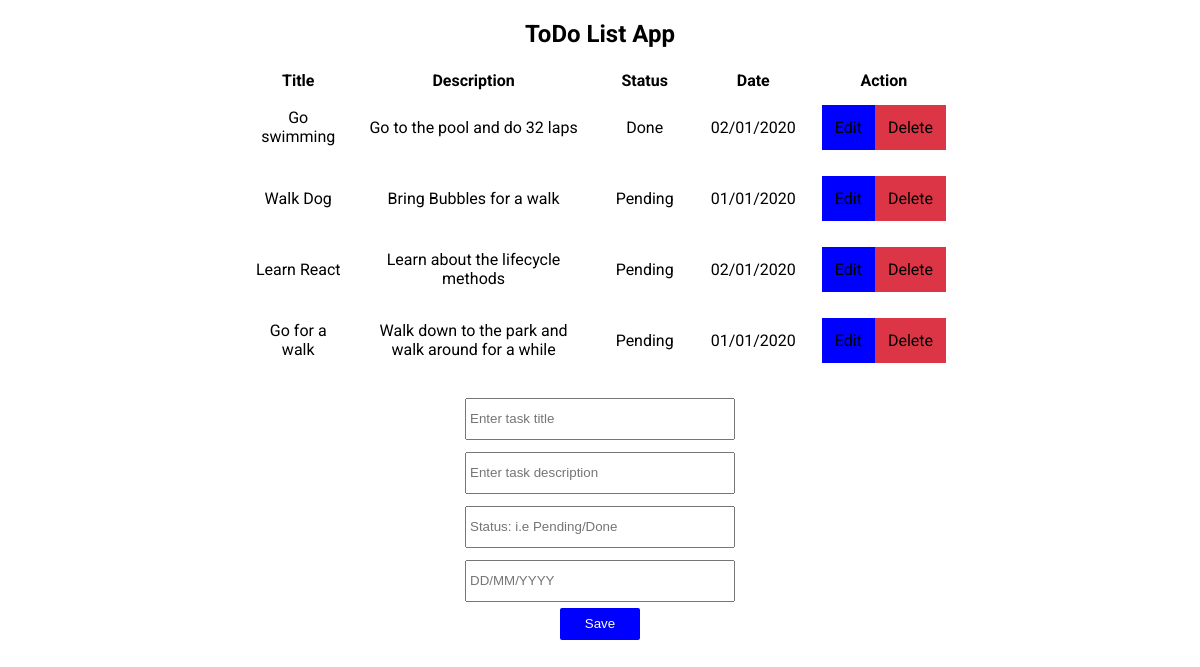
The page / on the database its author committed.
### tables this page shows
CREATE TABLE `todo_table` (
  `id` int(11) NOT NULL,
  `todo_title` varchar(120) NOT NULL,
  `todo_description` varchar(220) NOT NULL,
  `todo_status` varchar(60) NOT NULL,
  `todo_date` varchar(45) NOT NULL
);

### process.php (called while the page is built, shortened)
<?php
    $update = false;
    $title = '';
    $description = '';
    $status = '';
    $date = '';
?>

### index.php (the view, shortened to what this page needs)
<!DOCTYPE html>
<html lang="en">
<head>
</head>
<body>
    <?php require_once 'process.php'; ?>
    <div class="main-container">
        <h2>ToDo List App</h2>
    <?php
         $servername = 'localhost';
         $username = 'root';
         $password = '';
         $databasename = 'mydatabase';
         $connection = mysqli_connect($servername, $username, $password, $databasename);
         $sql = "SELECT * FROM todo_table";
         $result = mysqli_query($connection, $sql);
    ?>
        <div>
            <table>
                <thead>
                    <tr>
                        <th>Title</th>
                        <th>Description</th>
                        <th>Status</th>
                        <th>Date</th>
                        <th colspan="2">Action</th>
                    </tr>
                </thead>
            <?php while ($row = $result->fetch_assoc()): ?>
            <tr>
                <td><?php echo $row['todo_title'] ?></td>
                <td><?php echo $row['todo_description'] ?></td>
                <td><?php echo $row['todo_status'] ?></td>
                <td><?php echo $row['todo_date'] ?></td>
                <td class="button-div">
                    <a href="index.php?edit=<?php echo $row['id'];?>" class="edit-button">Edit</a>
                    <a href="process.php?delete=<?php echo $row['id']; ?>" class="delete-button">Delete</a>
                </td>
            </tr>
            <?php endwhile;?>
            </table>
        </div>
        <div class="form-container">
            <form action="process.php" method="POST">
                <input type="text" placeholder="Enter task title" name="title" value="<?php echo $title; ?>"/><br />
                <input type="text" placeholder="Enter task description" name="description" value="<?php echo $description; ?>" /><br />
                <input type="text" placeholder="Status: i.e Pending/Done" name="status" value="<?php echo $status; ?>"/><br />
                <input type="text" placeholder="DD/MM/YYYY" name="date" value="<?php echo $date;  ?>" /><br />
                <?php
                    if($update==true):
                ?>
                <input type="submit" value="Update" name="update" class="small-button"/>
                <?php else: ?>
                <input type="submit" value="Save" name="submit" class="small-button"/>
                <?php endif; ?>
            </form>
        </div>
    </div>
</body>
</html>

### index.php (style rules this page uses)
body { font-family: 'Roboto', sans-serif; }
.main-container { width: 80vw; margin: 0 auto; text-align: center; }
table { margin: 15px auto; width: 60vw; text-align: center; }
table tr td { padding: 12px; min-width: 80px; }
.small-button { width: 80px; height: 32px; background-color: blue; color: #FFFFDD; border-radius: 2px; border: none; cursor: pointer }
a:link { text-decoration: none; color: black; }
.edit-button { background-color: blue; color: #FFFFDD; padding: 13px; }
.delete-button { background-color: #DC3545; padding: 13px; }
.button-div { display: flex; flex-direction: row; }
input[type="text"] { margin: 6px; width: 260px; height: 32px; padding: 3px }

### rows shown on the page
todo_table: todo_title "Go swimming", todo_description "Go to the pool and do 32 laps", todo_status "Done", todo_date "02/01/2020"
todo_table: todo_title "Walk Dog", todo_description "Bring Bubbles for a walk", todo_status "Pending", todo_date "01/01/2020"
todo_table: todo_title "Learn React", todo_description "Learn about the lifecycle methods", todo_status "Pending", todo_date "02/01/2020"
todo_table: todo_title "Go for a walk", todo_description "Walk down to the park and walk around for a while", todo_status "Pending", todo_date "01/01/2020"
